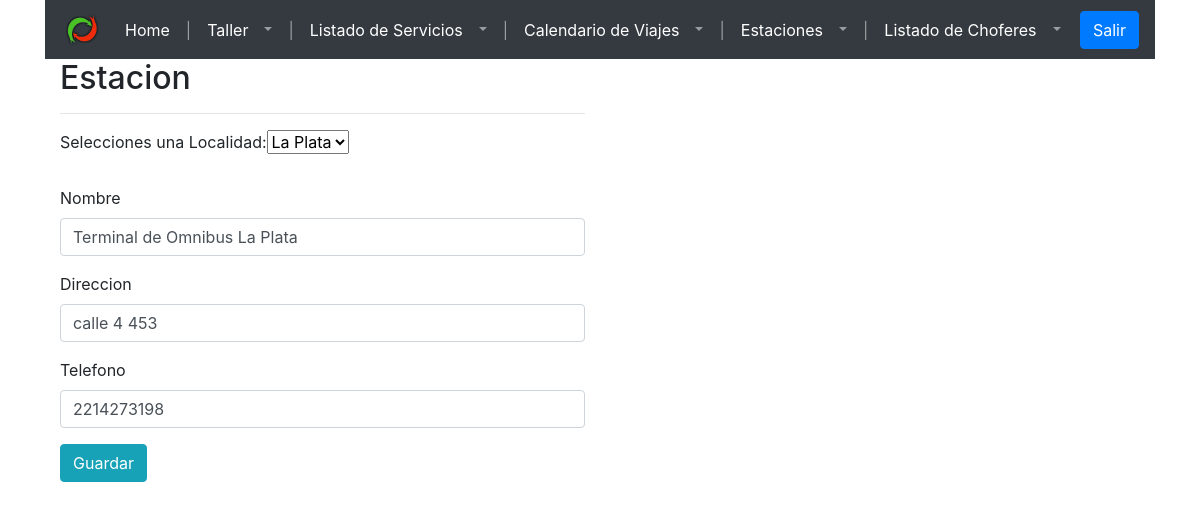
The page /frontend/pages/editarEstacion.php?edit=1 on the database its author committed.
### tables this page shows
CREATE TABLE `estacion` (
  `estacion_id` int(11) NOT NULL,
  `localidad_id` int(11) NOT NULL,
  `nombre` varchar(255) DEFAULT NULL,
  `direccion` varchar(255) DEFAULT NULL,
  `telefono` varchar(20) DEFAULT NULL,
  `habilitada` tinyint(1) NOT NULL DEFAULT 1
);

CREATE TABLE `localidad` (
  `localidad_id` int(11) NOT NULL,
  `codigo_postal` int(11) DEFAULT NULL,
  `detalle` varchar(255) DEFAULT NULL,
  `provincia_id` int(11) NOT NULL
);

### frontend/pages/config/connection.php (called while the page is built, shortened)
<?php
function openConnection($username, $password){
 	$servername = "localhost";
	$conn = new mysqli($servername, $username, $password,"empresa_de_transporte");
	return $conn;
 }
 function executeQuery($sqlQuery){
 	$conn = openConnection("test", "test");
	$result = $conn->query($sqlQuery);
	return $result;
 }
?>

### frontend/pages/config/config-estacion.php (the view, shortened to what this page needs)
<?php
include("connection.php");
    function getLocalidad(){
        $sql = "SELECT * FROM `localidad`";
        $result = executeQuery($sql);
        if ($result->num_rows > 0) {
            while($row = $result->fetch_assoc()) {
                echo "<option class='dropdown-item' value=".$row["localidad_id"].">".$row["detalle"]."</option>";
            }
        }
    }
    function getDatosEstacion($idEstacion) {
        $sql = "SELECT  e.`estacion_id`,
                        l.`detalle` as localidad,
                        e.`nombre`,
                        e.`direccion`,
                        e.`telefono`
                FROM estacion e inner join localidad l on (e.localidad_id = l.localidad_id) WHERE `estacion_id` = ".$idEstacion;
        $result = executeQuery($sql);
        if ($result->num_rows > 0) {
        while($row = $result->fetch_assoc()) {
            echo "<div class='dropdown'>";
            echo "<label for='localidad'>Selecciones una Localidad: </label>";
            echo "<select value='localidad' id='input-localidad'>";
            echo "<option class='dropdown-item' value=".$row["detalle"].">".$row["localidad"]."</option>";
            getLocalidad();
            echo "</select>";
            echo "<br></br>";
            echo "<div class='form-group'>";
            echo "<label for='input-estacion'>Nombre</label>";
            echo "<input class='form-control' type='text' id='input-estacion' value='".$row["nombre"]."' />";
            echo "</div>";
            echo "</div>";
            echo "<div class='form-group'>";
            echo "<label for='input-direccion'>Direccion</label>";
            echo "<input class='form-control' type='text' id='input-direccion' value='".$row["direccion"]."' />";
            echo "</div>";
            echo "<div class='form-group'>";
            echo "<label for='input-telefono'>Telefono</label>";
            echo "<input class='form-control' type='text' id='input-telefono' value=".$row["telefono"]." />";
            echo "</div>";
            echo "<div class='form-group'>";
            echo "<input type='button' class='btn btn-info boton-save-estacion' value='Guardar'>";
            echo "</div>";
            }
        }
    }
?>

### rows shown on the page
estacion: localidad.detalle "La Plata", nombre "Terminal de Omnibus La Plata", direccion "calle 4 453", telefono "2214273198"
